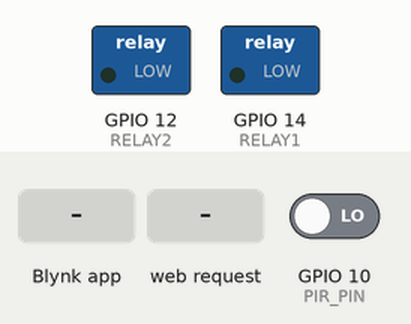
Recording of a sketch running on a simulated ESP8266 (NodeMCU). Shown: switched loads named in the sketch (green lamp = pin HIGH). The test bench sets the inputs (shaded band); at power-on: GPIO 10 (PIR_PIN) LOW. WiFi joins after 1.5 s; servers stay silent unless stated; what the sketch prints to the serial monitor is not drawn.

Above: at 3.0 s.
3.1 s: Blynk app writes 1 to V0
At 5.3 s:
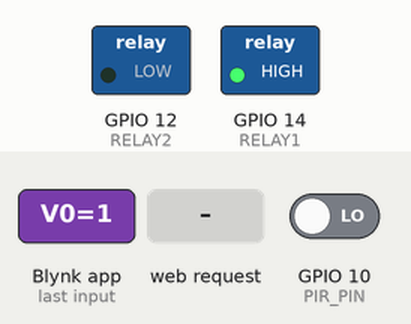
5.8 s: HTTP request GET /on2 received
At 6.5 s:
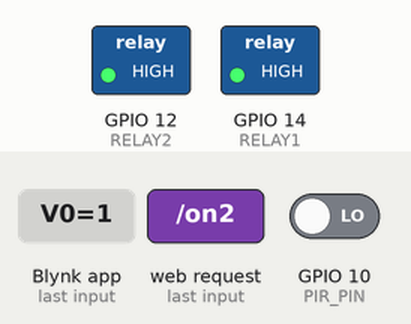
7.3 s: Blynk app writes 0 to V0
At 10.2 s:
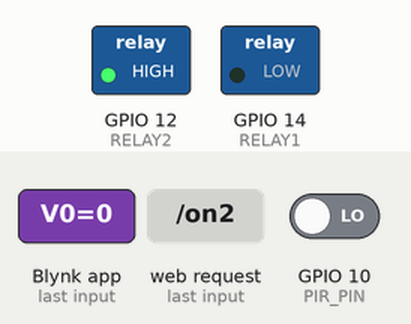
10.3 s: Blynk app writes 200 to V0
At 11.1 s:
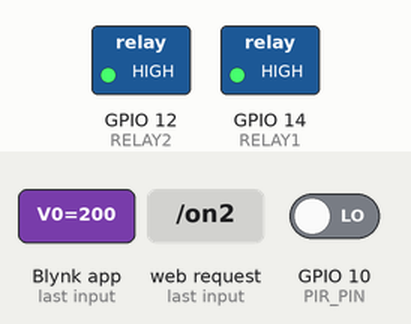
11.8 s: Blynk app writes 0 to V1
At 12.2 s:
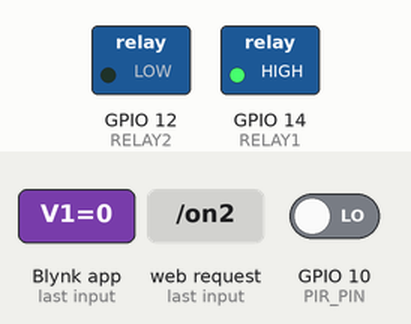
Timing chart, 0 to 31.5 s (numbered marks = the images above; inputs shaded):
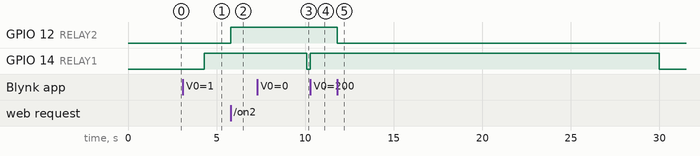

Measured:
- after the input at 3.1 s, GPIO 14 (RELAY1): LOW → HIGH after 1.2 s
- after the input at 5.8 s, GPIO 12 (RELAY2): LOW → HIGH at once
- after the input at 7.3 s, GPIO 14 (RELAY1): HIGH → LOW after 2.8 s
- after the input at 10.3 s, GPIO 14 (RELAY1): LOW → HIGH at once
- after the input at 11.8 s, GPIO 12 (RELAY2): HIGH → LOW after 0.00 s instead of 18.2 s

The sketch:

home_automation_.ino
```cpp
#define BLYNK_TEMPLATE_ID "TMPL3jShAc33I"
#define BLYNK_TEMPLATE_NAME "home automation"
#define BLYNK_AUTH_TOKEN "3svgjSz2_4FrRHggSijRMJsqW-WQL_T7"

#define BLYNK_PRINT Serial
#include <ESP8266WiFi.h>
#include <ESP8266WebServer.h>
#include <BlynkSimpleEsp8266.h>

// WiFi
char ssid[] = "sanathkumar";
char pass[] = "";
unsigned lastMotionTime = 0;
//bool motionDetected = true;
// Pins
#define RELAY1 14
#define RELAY2 12
#define PIR_PIN 10

ESP8266WebServer server(80);

// Web activity timer
unsigned long lastWebAccess = 0;
bool webActive = false;

// ------------------ WEB SERVER ------------------

void handleRoot() {
  webActive = true;
  lastWebAccess = millis();

  String page = R"====(
  <!DOCTYPE html>
  <html>
  <head>
    <title>ESP8266 Control</title>
    <meta name="viewport" content="width=device-width, initial-scale=1">
    <script>
      setInterval(function(){
        fetch('/ping');   // send heartbeat
      }, 2000);
    </script>

    <style>
      body {
        font-family: Arial;
        text-align: center;
        background-color: #0f172a;
        color: white;
      }
      h1 {
        margin-top: 20px;
      }
      .btn {
        display: block;
        width: 200px;
        margin: 15px auto;
        padding: 15px;
        font-size: 18px;
        border: none;
        border-radius: 10px;
        cursor: pointer;
      }
      .on {
        background-color: #22c55e;
        color: white;
      }
      .off {
        background-color: #ef4444;
        color: white;
      }
    </style>
  </head>

  <body>
    <h1>ESP8266 Device Control</h1>

    <h3>Device 1</h3>
    <button class="btn on" onclick="location.href='/on1'">ON</button>
    <button class="btn off" onclick="location.href='/off1'">OFF</button>

    <h3>Device 2</h3>
    <button class="btn on" onclick="location.href='/on2'">ON</button>
    <button class="btn off" onclick="location.href='/off2'">OFF</button>

  </body>
  </html>
  )====";

  server.send(200, "text/html", page);
}
void handleOn1() {
  webActive = true;
  lastWebAccess = millis();
  digitalWrite(RELAY1, HIGH);
  server.sendHeader("Location", "/");
  server.send(303);
}

void handleOff1() {
  webActive = true;
  lastWebAccess = millis();
  digitalWrite(RELAY1, LOW);
  server.sendHeader("Location", "/");
  server.send(303);
}

void handleOn2() {
  webActive = true;
  lastWebAccess = millis();
  digitalWrite(RELAY2, HIGH);
  server.sendHeader("Location", "/");
  server.send(303);
}

void handleOff2() {
  webActive = true;
  lastWebAccess = millis();
  digitalWrite(RELAY2, LOW);
  server.sendHeader("Location", "/");
  server.send(303);
}
void handlePing() {
  webActive = true;
  lastWebAccess = millis();
  server.sendHeader("Location", "/");
  server.send(303);
}
// ------------------ BLYNK ------------------

BLYNK_WRITE(V0) {
  if (!webActive)
    digitalWrite(RELAY1, param.asInt());
}

BLYNK_WRITE(V1) {
  if (!webActive)
    digitalWrite(RELAY2, param.asInt());
}

// ------------------ SETUP ------------------

void setup() {
  Serial.begin(9600);

  pinMode(RELAY1, OUTPUT);
  pinMode(RELAY2, OUTPUT);
  pinMode(PIR_PIN, INPUT);

  WiFi.begin(ssid, pass);
  while (WiFi.status() != WL_CONNECTED) {
    delay(500);
    Serial.print(".");
  }

  Serial.println("\nWiFi Connected");
  Serial.println(WiFi.localIP());

  // Web routes
  server.on("/", handleRoot);
  server.on("/on1", handleOn1);
  server.on("/off1", handleOff1);
  server.on("/on2", handleOn2);
  server.on("/off2", handleOff2);
  server.on("/ping", handlePing);

  server.begin();

  // Blynk setup
  Blynk.begin(BLYNK_AUTH_TOKEN, ssid, pass);
}

// ------------------ LOOP ------------------

void loop() {

  server.handleClient();

  // If browser sending heartbeat → web active
  if (millis() - lastWebAccess < 4000) {
    webActive = true;

    if (Blynk.connected()) {
      Blynk.disconnect();
    }

  } else {
    webActive = false;

    if (!Blynk.connected()) {
      Blynk.connect();
    }

    Blynk.run();
  }

  if (digitalRead(PIR_PIN) == HIGH){
      lastMotionTime = millis();

    }

  // ---------- NO MOTION ----------
  if (millis() - lastMotionTime > 30000) {

    digitalWrite(RELAY1, LOW);
    digitalWrite(RELAY2, LOW);
  }
}
```
